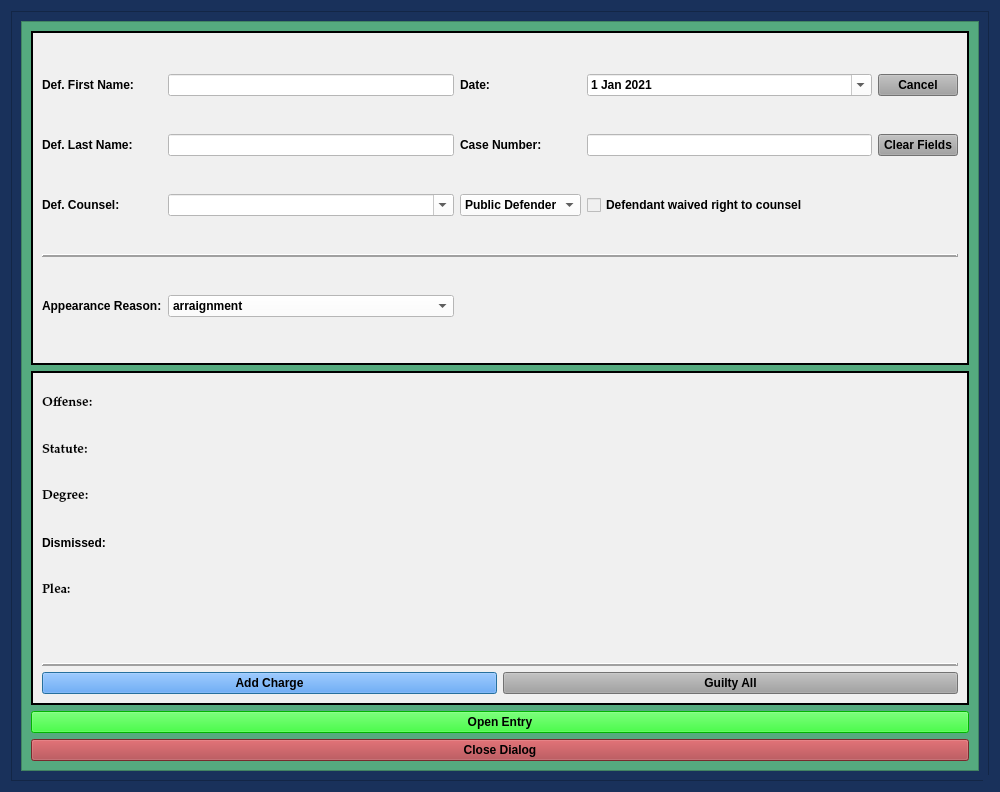
<?xml version="1.0" encoding="UTF-8"?>
<ui version="4.0">
 <class>LeapPleaValidDialog</class>
 <widget class="QDialog" name="LeapPleaValidDialog">
  <property name="windowModality">
   <enum>Qt::NonModal</enum>
  </property>
  <property name="geometry">
   <rect>
    <x>0</x>
    <y>0</y>
    <width>1000</width>
    <height>792</height>
   </rect>
  </property>
  <property name="sizePolicy">
   <sizepolicy hsizetype="Fixed" vsizetype="Preferred">
    <horstretch>0</horstretch>
    <verstretch>0</verstretch>
   </sizepolicy>
  </property>
  <property name="minimumSize">
   <size>
    <width>0</width>
    <height>0</height>
   </size>
  </property>
  <property name="maximumSize">
   <size>
    <width>2500</width>
    <height>3500</height>
   </size>
  </property>
  <property name="palette">
   <palette>
    <active>
     <colorrole role="Button">
      <brush brushstyle="SolidPattern">
       <color alpha="255">
        <red>25</red>
        <green>49</green>
        <blue>91</blue>
       </color>
      </brush>
     </colorrole>
     <colorrole role="Base">
      <brush brushstyle="SolidPattern">
       <color alpha="255">
        <red>25</red>
        <green>49</green>
        <blue>91</blue>
       </color>
      </brush>
     </colorrole>
     <colorrole role="Window">
      <brush brushstyle="SolidPattern">
       <color alpha="255">
        <red>25</red>
        <green>49</green>
        <blue>91</blue>
       </color>
      </brush>
     </colorrole>
    </active>
    <inactive>
     <colorrole role="Button">
      <brush brushstyle="SolidPattern">
       <color alpha="255">
        <red>25</red>
        <green>49</green>
        <blue>91</blue>
       </color>
      </brush>
     </colorrole>
     <colorrole role="Base">
      <brush brushstyle="SolidPattern">
       <color alpha="255">
        <red>25</red>
        <green>49</green>
        <blue>91</blue>
       </color>
      </brush>
     </colorrole>
     <colorrole role="Window">
      <brush brushstyle="SolidPattern">
       <color alpha="255">
        <red>25</red>
        <green>49</green>
        <blue>91</blue>
       </color>
      </brush>
     </colorrole>
    </inactive>
    <disabled>
     <colorrole role="Button">
      <brush brushstyle="SolidPattern">
       <color alpha="255">
        <red>25</red>
        <green>49</green>
        <blue>91</blue>
       </color>
      </brush>
     </colorrole>
     <colorrole role="Base">
      <brush brushstyle="SolidPattern">
       <color alpha="255">
        <red>25</red>
        <green>49</green>
        <blue>91</blue>
       </color>
      </brush>
     </colorrole>
     <colorrole role="Window">
      <brush brushstyle="SolidPattern">
       <color alpha="255">
        <red>25</red>
        <green>49</green>
        <blue>91</blue>
       </color>
      </brush>
     </colorrole>
    </disabled>
   </palette>
  </property>
  <property name="font">
   <font>
    <family>Palatino Linotype</family>
    <pointsize>10</pointsize>
    <weight>75</weight>
    <italic>false</italic>
    <bold>true</bold>
   </font>
  </property>
  <property name="windowTitle">
   <string>LEAP Plea - Already Valid Case Information</string>
  </property>
  <property name="toolTip">
   <string/>
  </property>
  <property name="styleSheet">
   <string notr="true">background-color: rgb(25, 49, 91);
font: 75 10pt &quot;Palatino Linotype&quot;;
font-weight: bold;</string>
  </property>
  <property name="sizeGripEnabled">
   <bool>true</bool>
  </property>
  <property name="modal">
   <bool>true</bool>
  </property>
  <layout class="QVBoxLayout" name="verticalLayout" stretch="2">
   <item>
    <widget class="QFrame" name="frame_4">
     <property name="styleSheet">
      <string notr="true">background-color: rgb(25, 49, 91);</string>
     </property>
     <property name="frameShape">
      <enum>QFrame::StyledPanel</enum>
     </property>
     <property name="frameShadow">
      <enum>QFrame::Raised</enum>
     </property>
     <layout class="QGridLayout" name="gridLayout_4">
      <item row="0" column="0">
       <widget class="QScrollArea" name="scrollArea">
        <property name="focusPolicy">
         <enum>Qt::NoFocus</enum>
        </property>
        <property name="styleSheet">
         <string notr="true">background-color: rgb(85, 170, 127);</string>
        </property>
        <property name="widgetResizable">
         <bool>true</bool>
        </property>
        <widget class="QWidget" name="scrollAreaWidgetContents">
         <property name="geometry">
          <rect>
           <x>0</x>
           <y>0</y>
           <width>960</width>
           <height>752</height>
          </rect>
         </property>
         <layout class="QGridLayout" name="gridLayout_5" rowstretch="2,2,1,1">
          <item row="1" column="0">
           <widget class="QFrame" name="frame_6">
            <property name="styleSheet">
             <string notr="true">background-color: rgb(240, 240, 240);</string>
            </property>
            <property name="frameShape">
             <enum>QFrame::Box</enum>
            </property>
            <property name="frameShadow">
             <enum>QFrame::Plain</enum>
            </property>
            <property name="lineWidth">
             <number>2</number>
            </property>
            <layout class="QGridLayout" name="gridLayout_2">
             <item row="2" column="0">
              <widget class="QPushButton" name="add_charge_Button">
               <property name="styleSheet">
                <string notr="true">background-color: rgb(62, 146, 255);
font: 75 11pt &quot;Palatino Linotype&quot;;
font-weight: bold;</string>
               </property>
               <property name="text">
                <string>Add Charge</string>
               </property>
              </widget>
             </item>
             <item row="0" column="0" colspan="2">
              <layout class="QGridLayout" name="charges_gridLayout">
               <item row="3" column="0">
                <widget class="QLabel" name="label_5">
                 <property name="text">
                  <string>Dismissed:</string>
                 </property>
                </widget>
               </item>
               <item row="5" column="0">
                <widget class="QLabel" name="label_4">
                 <property name="text">
                  <string/>
                 </property>
                </widget>
               </item>
               <item row="1" column="0">
                <widget class="QLabel" name="label_20">
                 <property name="font">
                  <font>
                   <family>Palatino Linotype</family>
                   <pointsize>10</pointsize>
                   <weight>75</weight>
                   <italic>false</italic>
                   <bold>true</bold>
                  </font>
                 </property>
                 <property name="text">
                  <string>Statute:</string>
                 </property>
                </widget>
               </item>
               <item row="2" column="0">
                <widget class="QLabel" name="label_21">
                 <property name="font">
                  <font>
                   <family>Palatino Linotype</family>
                   <pointsize>10</pointsize>
                   <weight>75</weight>
                   <italic>false</italic>
                   <bold>true</bold>
                  </font>
                 </property>
                 <property name="text">
                  <string>Degree:</string>
                 </property>
                </widget>
               </item>
               <item row="0" column="0">
                <widget class="QLabel" name="offense_label_1">
                 <property name="font">
                  <font>
                   <family>Palatino Linotype</family>
                   <pointsize>10</pointsize>
                   <weight>75</weight>
                   <italic>false</italic>
                   <bold>true</bold>
                  </font>
                 </property>
                 <property name="text">
                  <string>Offense:</string>
                 </property>
                 <property name="wordWrap">
                  <bool>true</bool>
                 </property>
                </widget>
               </item>
               <item row="4" column="0">
                <widget class="QLabel" name="plea_label_1">
                 <property name="font">
                  <font>
                   <family>Palatino Linotype</family>
                   <pointsize>10</pointsize>
                   <weight>75</weight>
                   <italic>false</italic>
                   <bold>true</bold>
                  </font>
                 </property>
                 <property name="text">
                  <string>Plea:</string>
                 </property>
                </widget>
               </item>
              </layout>
             </item>
             <item row="2" column="1">
              <widget class="QPushButton" name="guilty_all_Button">
               <property name="focusPolicy">
                <enum>Qt::NoFocus</enum>
               </property>
               <property name="styleSheet">
                <string notr="true">background-color: rgb(160, 160, 160);
font: 75 11pt &quot;Palatino Linotype&quot;;
font-weight: bold;</string>
               </property>
               <property name="text">
                <string>Guilty All</string>
               </property>
              </widget>
             </item>
             <item row="1" column="0" colspan="2">
              <widget class="Line" name="line">
               <property name="frameShadow">
                <enum>QFrame::Raised</enum>
               </property>
               <property name="lineWidth">
                <number>2</number>
               </property>
               <property name="orientation">
                <enum>Qt::Horizontal</enum>
               </property>
              </widget>
             </item>
            </layout>
           </widget>
          </item>
          <item row="0" column="0">
           <widget class="QFrame" name="case_name_Frame">
            <property name="sizePolicy">
             <sizepolicy hsizetype="Preferred" vsizetype="Preferred">
              <horstretch>0</horstretch>
              <verstretch>0</verstretch>
             </sizepolicy>
            </property>
            <property name="styleSheet">
             <string notr="true">background-color: rgb(240, 240, 240);</string>
            </property>
            <property name="frameShape">
             <enum>QFrame::Box</enum>
            </property>
            <property name="frameShadow">
             <enum>QFrame::Plain</enum>
            </property>
            <property name="lineWidth">
             <number>2</number>
            </property>
            <layout class="QGridLayout" name="gridLayout">
             <item row="2" column="0">
              <widget class="QLabel" name="label_24">
               <property name="text">
                <string>Def. Counsel:</string>
               </property>
              </widget>
             </item>
             <item row="2" column="3">
              <widget class="QCheckBox" name="defense_counsel_waived_checkBox">
               <property name="text">
                <string>Defendant waived right to counsel</string>
               </property>
              </widget>
             </item>
             <item row="2" column="1">
              <widget class="DefenseCounselComboBox" name="defense_counsel_name_box">
               <property name="styleSheet">
                <string notr="true">background-color: rgb(255, 255, 255);</string>
               </property>
               <property name="editable">
                <bool>true</bool>
               </property>
              </widget>
             </item>
             <item row="2" column="2">
              <widget class="NoScrollComboBox" name="defense_counsel_type_box">
               <property name="styleSheet">
                <string notr="true">background-color: rgb(255, 255, 255);</string>
               </property>
               <item>
                <property name="text">
                 <string>Public Defender</string>
                </property>
               </item>
               <item>
                <property name="text">
                 <string>Private Counsel</string>
                </property>
               </item>
              </widget>
             </item>
             <item row="0" column="3">
              <widget class="NoScrollDateEdit" name="plea_trial_date">
               <property name="focusPolicy">
                <enum>Qt::NoFocus</enum>
               </property>
               <property name="styleSheet">
                <string notr="true">background-color: rgb(255, 255, 255);</string>
               </property>
               <property name="minimumDate">
                <date>
                 <year>2021</year>
                 <month>1</month>
                 <day>1</day>
                </date>
               </property>
               <property name="calendarPopup">
                <bool>true</bool>
               </property>
               <property name="date">
                <date>
                 <year>2021</year>
                 <month>1</month>
                 <day>1</day>
                </date>
               </property>
              </widget>
             </item>
             <item row="0" column="2">
              <widget class="QLabel" name="label_26">
               <property name="text">
                <string>Date:</string>
               </property>
              </widget>
             </item>
             <item row="0" column="4">
              <widget class="QPushButton" name="cancel_Button">
               <property name="focusPolicy">
                <enum>Qt::NoFocus</enum>
               </property>
               <property name="styleSheet">
                <string notr="true">background-color: rgb(160, 160, 160);</string>
               </property>
               <property name="text">
                <string>Cancel</string>
               </property>
              </widget>
             </item>
             <item row="1" column="1">
              <widget class="QLineEdit" name="defendant_last_name_lineEdit">
               <property name="enabled">
                <bool>true</bool>
               </property>
               <property name="styleSheet">
                <string notr="true">background-color: rgb(255, 255, 255);</string>
               </property>
              </widget>
             </item>
             <item row="1" column="4">
              <widget class="QPushButton" name="clear_fields_case_Button">
               <property name="focusPolicy">
                <enum>Qt::NoFocus</enum>
               </property>
               <property name="styleSheet">
                <string notr="true">background-color: rgb(160, 160, 160);</string>
               </property>
               <property name="text">
                <string>Clear Fields</string>
               </property>
              </widget>
             </item>
             <item row="1" column="0">
              <widget class="QLabel" name="label_2">
               <property name="text">
                <string>Def. Last Name:</string>
               </property>
              </widget>
             </item>
             <item row="1" column="3">
              <widget class="QLineEdit" name="case_number_lineEdit">
               <property name="maximumSize">
                <size>
                 <width>500</width>
                 <height>16777215</height>
                </size>
               </property>
               <property name="styleSheet">
                <string notr="true">background-color: rgb(255, 255, 255);</string>
               </property>
              </widget>
             </item>
             <item row="1" column="2">
              <widget class="QLabel" name="label_3">
               <property name="text">
                <string>Case Number:</string>
               </property>
              </widget>
             </item>
             <item row="0" column="1">
              <widget class="QLineEdit" name="defendant_first_name_lineEdit">
               <property name="maximumSize">
                <size>
                 <width>500</width>
                 <height>16777215</height>
                </size>
               </property>
               <property name="styleSheet">
                <string notr="true">background-color: rgb(255, 255, 255);</string>
               </property>
              </widget>
             </item>
             <item row="0" column="0">
              <widget class="QLabel" name="label">
               <property name="text">
                <string>Def. First Name:</string>
               </property>
              </widget>
             </item>
             <item row="4" column="0">
              <widget class="QLabel" name="label_7">
               <property name="text">
                <string>Appearance Reason:</string>
               </property>
              </widget>
             </item>
             <item row="4" column="1">
              <widget class="NoScrollComboBox" name="appearance_reason_box">
               <property name="styleSheet">
                <string notr="true">background-color: rgb(255, 255, 255);</string>
               </property>
               <item>
                <property name="text">
                 <string>arraignment</string>
                </property>
               </item>
               <item>
                <property name="text">
                 <string>change of plea</string>
                </property>
               </item>
               <item>
                <property name="text">
                 <string>trial to court</string>
                </property>
               </item>
               <item>
                <property name="text">
                 <string>jury trial</string>
                </property>
               </item>
               <item>
                <property name="text">
                 <string>LEAP sentencing</string>
                </property>
               </item>
              </widget>
             </item>
             <item row="3" column="0" colspan="5">
              <widget class="Line" name="line_2">
               <property name="frameShadow">
                <enum>QFrame::Raised</enum>
               </property>
               <property name="lineWidth">
                <number>2</number>
               </property>
               <property name="orientation">
                <enum>Qt::Horizontal</enum>
               </property>
              </widget>
             </item>
            </layout>
           </widget>
          </item>
          <item row="2" column="0">
           <widget class="QPushButton" name="create_entry_Button">
            <property name="styleSheet">
             <string notr="true">background-color: rgb(0, 255, 0);
font: 75 11pt &quot;Palatino Linotype&quot;;
font-weight: bold;</string>
            </property>
            <property name="text">
             <string>Open Entry</string>
            </property>
            <property name="autoDefault">
             <bool>false</bool>
            </property>
           </widget>
          </item>
          <item row="3" column="0">
           <widget class="QPushButton" name="close_dialog_Button">
            <property name="styleSheet">
             <string notr="true">background-color: rgb(170, 58, 63);
font: 75 11pt &quot;Palatino Linotype&quot;;
font-weight: bold;</string>
            </property>
            <property name="text">
             <string>Close Dialog</string>
            </property>
           </widget>
          </item>
         </layout>
        </widget>
       </widget>
      </item>
     </layout>
    </widget>
   </item>
  </layout>
 </widget>
 <customwidgets>
  <customwidget>
   <class>NoScrollDateEdit</class>
   <extends>QDateEdit</extends>
   <header>.custom_widgets</header>
  </customwidget>
  <customwidget>
   <class>NoScrollComboBox</class>
   <extends>QComboBox</extends>
   <header>.custom_widgets</header>
  </customwidget>
  <customwidget>
   <class>DefenseCounselComboBox</class>
   <extends>QComboBox</extends>
   <header>.custom_widgets</header>
  </customwidget>
 </customwidgets>
 <tabstops>
  <tabstop>defendant_first_name_lineEdit</tabstop>
  <tabstop>defendant_last_name_lineEdit</tabstop>
  <tabstop>case_number_lineEdit</tabstop>
  <tabstop>create_entry_Button</tabstop>
  <tabstop>close_dialog_Button</tabstop>
 </tabstops>
 <resources/>
 <connections/>
 <slots>
  <slot>create_entry()</slot>
  <slot>continue_dialog()</slot>
  <slot>close_window()</slot>
  <slot>set_dialog()</slot>
  <slot>update_case_information()</slot>
  <slot>ovi_dialog()</slot>
  <slot>sentencing_dialog()</slot>
  <slot>proceed_to_sentencing()</slot>
  <slot>proceed_to_ovi()</slot>
  <slot>add_charge()</slot>
  <slot>set_statute()</slot>
  <slot>set_pay_date()</slot>
  <slot>amend_offense()</slot>
  <slot>set_offense()</slot>
  <slot>add_charge_to_view()</slot>
  <slot>delete_charge()</slot>
  <slot>delete_charge_from_view()</slot>
  <slot>close_event()</slot>
  <slot>set_fra_in_file()</slot>
  <slot>set_fra_in_court()</slot>
  <slot>start_add_conditions_dialog()</slot>
  <slot>start_amend_offense_dialog()</slot>
 </slots>
</ui>
